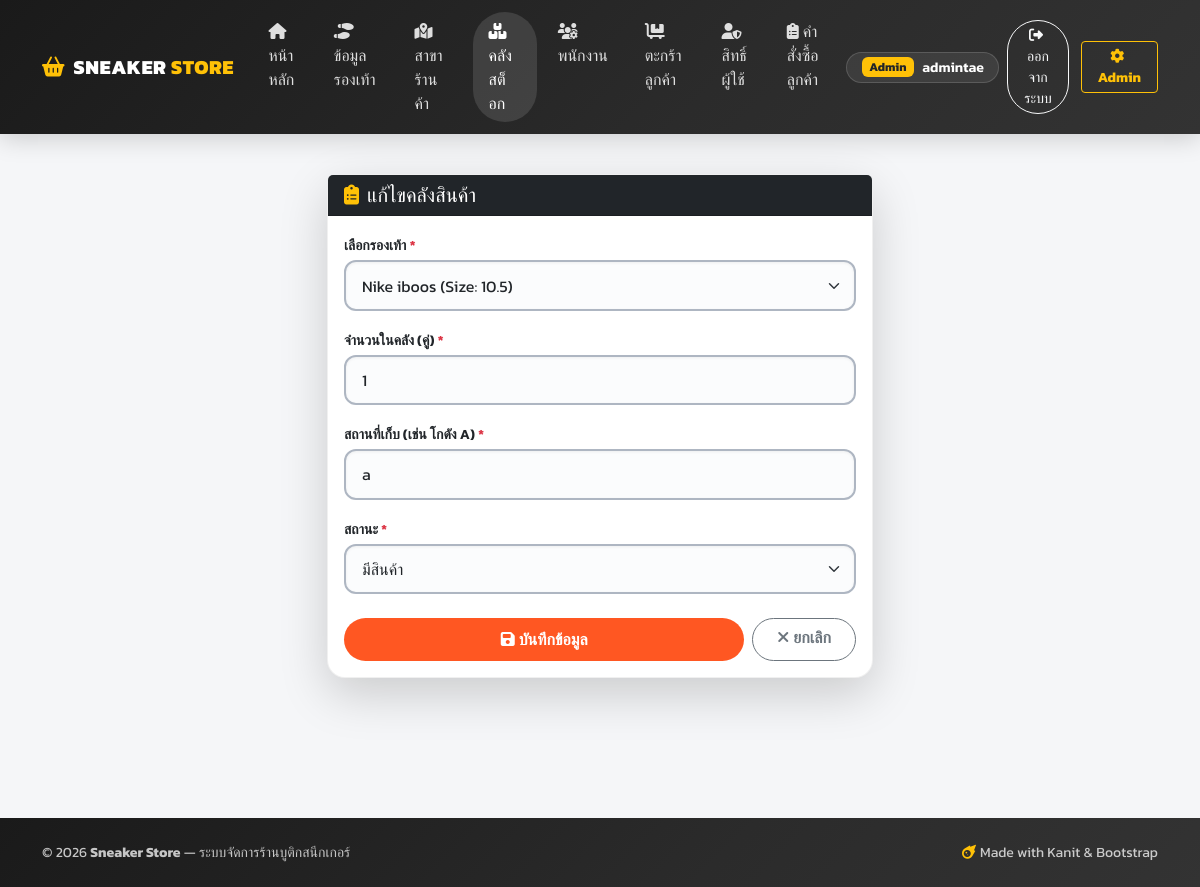
Screenshot of /stock/update/10/ (signed in) with the database file from the repository.
### sneaker_app/models.py (models this page shows, shortened)
class Stock(models.Model):
    STATUS_CHOICES = [
        ('In Stock', 'มีสินค้า'),
        ('Out of Stock', 'สินค้าหมด'),
        ('Pre-order', 'พรีออเดอร์'),
    ]
    sneaker = models.ForeignKey(Sneaker, on_delete=models.CASCADE, verbose_name='เลือกรองเท้า')
    quantity = models.IntegerField(default=0, verbose_name='จำนวนในคลัง (คู่)')
    location = models.CharField(max_length=100, verbose_name='สถานที่เก็บ (เช่น โกดัง A)')
    status = models.CharField(max_length=20, choices=STATUS_CHOICES, default='In Stock', verbose_name='สถานะ')
    last_updated = models.DateTimeField(auto_now=True, verbose_name='อัปเดตล่าสุด')

### sneaker_app/views.py (the view)
# urls.py: path('stock/update/<int:pk>/', views.stock_update, name='stock_update'),
@admin_required
def stock_update(request, pk):
    stock = get_object_or_404(Stock, pk=pk)
    if request.method == 'POST':
        form = StockForm(request.POST, instance=stock)
        if form.is_valid():
            form.save()
            return redirect('stock_list')
    else:
        form = StockForm(instance=stock)
    return render(request, 'sneaker_app/form_template.html', {'form': form, 'action': 'แก้ไขคลังสินค้า', 'cancel_url': 'stock_list'})

### sneaker_app/forms.py
class StockForm(forms.ModelForm):
    class Meta:
        model = Stock
        fields = ['sneaker', 'quantity', 'location', 'status']
        widgets = {
            'sneaker': forms.Select(attrs={'class': 'form-select'}),
            'quantity': forms.NumberInput(attrs={'class': 'form-control'}),
            'location': forms.TextInput(attrs={'class': 'form-control'}),
            'status': forms.Select(attrs={'class': 'form-select'}),
        }

### sneaker_app/context_processors.py (called while the page is built)
def user_profile(request):
    profile = None
    if request.user.is_authenticated:
        profile = getattr(request.user, 'profile', None)
    return {'user_profile': profile}

### sneaker_app/models.py (called while the page is built)
    def __str__(self):
        return f"{self.brand} {self.name} (Size: {self.size})"

### sneaker_app/views.py (called while the page is built)
def admin_required(view_func):
    @wraps(view_func)
    @login_required(login_url='/login/')
    def wrapper(request, *args, **kwargs):
        if not request.user.is_staff:
            messages.error(request, "คุณไม่มีสิทธิ์เข้าถึงหน้านี้ (ต้องเป็นแอดมินเท่านั้น)")
            return redirect('home')
        return view_func(request, *args, **kwargs)
    return wrapper

### sneaker_app/templates/sneaker_app/form_template.html (shortened to what this page needs)
{% extends 'sneaker_app/base.html' %}
{% block content %}
<div class="row justify-content-center py-3">
    <div class="col-md-8 col-lg-6">
        <div class="card card-app shadow-lg">
            <div class="card-header bg-dark text-white"><h5 class="mb-0"><i class="fa-solid fa-clipboard-list me-2 text-warning"></i>{{ action }}</h5></div>
            <div class="card-body">
                <form method="POST" enctype="multipart/form-data" class="form-app">
                    {% for field in form %}
                        <div class="mb-3">
                            <label class="form-label fw-semibold small mb-1">{{ field.label }}{% if field.field.required %} <span class="text-danger">*</span>{% endif %}</label>
                            {{ field }}
                        </div>
                    {% endfor %}
                    <div class="d-flex gap-2 mt-4">
                        <button type="submit" class="btn btn-accent px-4 flex-grow-1"><i class="fa-solid fa-floppy-disk me-1"></i>บันทึกข้อมูล</button>
                        <a href="{% url cancel_url %}" class="btn btn-outline-secondary btn-pill-modern px-4"><i class="fa-solid fa-xmark me-1"></i>ยกเลิก</a>
                    </div>
                </form>
            </div>
        </div>
    </div>
</div>
{% endblock %}

### sneaker_app/templates/sneaker_app/base.html (shortened to what this page needs)
<!DOCTYPE html>
<html lang="th">
<head>
    <link href="https://cdn.jsdelivr.net/npm/bootstrap@5.3.0/dist/css/bootstrap.min.css" rel="stylesheet">
    <link href="https://cdnjs.cloudflare.com/ajax/libs/font-awesome/6.4.0/css/all.min.css" rel="stylesheet">
</head>
<body>
    <nav class="navbar navbar-expand-lg navbar-dark navbar-sneaker mb-0">
        <div class="container">
            <a class="navbar-brand" href="{% url 'home' %}">
                <i class="fa-solid fa-basket-shopping me-1 text-warning"></i> SNEAKER<span class="text-warning"> STORE</span>
            </a>
            <div class="collapse navbar-collapse" id="navbarNav">
                <ul class="navbar-nav me-auto mb-2 mb-lg-0">
                    <li class="nav-item">
                        <a class="nav-link {% if request.path == '/' %}active{% endif %}" href="{% url 'home' %}"><i class="fa-solid fa-house me-1"></i>หน้าหลัก</a>
                    </li>
                    <li class="nav-item">
                        <a class="nav-link {% if '/sneakers/' in request.path %}active{% endif %}" href="{% url 'sneaker_list' %}"><i class="fa-solid fa-shoe-prints me-1"></i>ข้อมูลรองเท้า</a>
                    </li>
                    <li class="nav-item">
                        <a class="nav-link {% if '/stores/map/' in request.path %}active{% endif %}" href="{% url 'store_map' %}"><i class="fa-solid fa-map-location-dot me-1"></i>สาขาร้านค้า</a>
                    </li>
                    {% if user.is_staff %}
                    <li class="nav-item">
                        <a class="nav-link {% if '/stock/' in request.path %}active{% endif %}" href="{% url 'stock_list' %}"><i class="fa-solid fa-boxes-stacked me-1"></i>คลังสต็อก</a>
                    </li>
                    <li class="nav-item">
                        <a class="nav-link {% if '/employees/' in request.path %}active{% endif %}" href="{% url 'employee_list' %}"><i class="fa-solid fa-users-gear me-1"></i>พนักงาน</a>
                    </li>
                    <li class="nav-item">
                        <a class="nav-link {% if '/admin-carts/' in request.path %}active{% endif %}" href="{% url 'admin_carts' %}"><i class="fa-solid fa-cart-flatbed me-1"></i>ตะกร้าลูกค้า</a>
                    </li>
                    <li class="nav-item">
                        <a class="nav-link {% if '/admin-users/' in request.path %}active{% endif %}" href="{% url 'admin_users' %}"><i class="fa-solid fa-user-shield me-1"></i>สิทธิ์ผู้ใช้</a>
                    </li>
                    <li class="nav-item">
                        <a class="nav-link {% if '/admin-orders/' in request.path %}active{% endif %}" href="{% url 'admin_orders' %}"><i class="fa-solid fa-clipboard-list me-1"></i>คำสั่งซื้อลูกค้า</a>
                    </li>
                    {% endif %}
                </ul>
                <div class="d-flex align-items-center gap-2 mt-2 mt-lg-0">
                    {% if user.is_authenticated %}
                        <a href="{% url 'profile' %}" class="user-chip d-flex align-items-center gap-2 text-decoration-none" title="ไปที่โปรไฟล์">
                            {% if user.is_staff %}<span class="badge bg-warning text-dark">Admin</span>{% endif %}
                            <span class="text-white small fw-semibold">{{ user.username }}</span>
                        </a>
                        <a href="{% url 'logout' %}" class="btn btn-outline-light btn-sm rounded-pill px-3"><i class="fa-solid fa-right-from-bracket me-1"></i>ออกจากระบบ</a>
                    {% else %}
                        <a href="{% url 'login' %}" class="btn btn-outline-light btn-sm rounded-pill px-3"><i class="fa-solid fa-right-to-bracket me-1"></i>เข้าสู่ระบบ</a>
                        <a href="{% url 'register' %}" class="btn btn-warning btn-sm rounded-pill px-3 fw-semibold"><i class="fa-solid fa-user-plus me-1"></i>สมัครสมาชิก</a>
                    {% endif %}
                    {% if user.is_staff %}
                    <a class="btn btn-outline-warning btn-sm fw-bold px-3 ms-1" href="/admin/" target="_blank"><i class="fa-solid fa-gear me-1"></i>Admin</a>
                    {% endif %}
                </div>
            </div>
        </div>
    </nav>
    <div class="container main-wrap">
        {% block content %}{% endblock %}
    </div>
    <footer class="footer-sneaker py-4">
        <div class="container d-flex flex-wrap justify-content-between align-items-center gap-2">
            <span class="small">© 2026 <strong>Sneaker Store</strong> — ระบบจัดการร้านบูติกสนีกเกอร์</span>
            <span class="small"><i class="fa-solid fa-meteor me-1 text-warning"></i>Made with Kanit & Bootstrap</span>
        </div>
    </footer>
</body>
</html>

### sneaker_app/templates/sneaker_app/base.html (style rules this page uses)
:root { --brand-dark: #0f0f0f; --brand-accent: #ff5722; --brand-grad: linear-gradient(135deg, #1a1a1a 0%, #2b2b2b 60%, #333 100%); }
body { font-family: 'Kanit', sans-serif; background: #f5f6f8; color: #333; }
.navbar-sneaker { background: var(--brand-grad); box-shadow: 0 4px 24px rgba(0,0,0,0.18); padding: .75rem 0; }
.navbar-sneaker .navbar-brand { font-weight: 800; letter-spacing: .5px; font-size: 1.25rem; }
.navbar-sneaker .nav-link { color: rgba(255,255,255,.85) !important; font-weight: 500; border-radius: 50px; padding: .45rem 1rem !important; margin: 0 .15rem; transition: all .2s ease; }
.navbar-sneaker .nav-link:hover, .navbar-sneaker .nav-link.active { background: rgba(255,255,255,.12); color: #fff !important; }
.user-chip { background: rgba(255,255,255,.08); border: 1px solid rgba(255,255,255,.15); border-radius: 50px; padding: .25rem .9rem; }
.btn-accent { background: var(--brand-accent); color: #fff; font-weight: 600; border: none; border-radius: 50px; padding: .6rem 1.5rem; transition: all .2s ease; }
.card-app { border: 1px solid rgba(0,0,0,.06); border-radius: 18px; background: #fff; box-shadow: 0 2px 12px rgba(0,0,0,.05); }
.btn-pill-modern { border-radius: 50px; font-weight: 600; }
.form-app .form-control, .form-app .form-select { border-radius: 12px; padding: .7rem 1rem; font-size: 1rem; border: 2px solid #aeb6c2; background-color: #fbfcfd; box-shadow: inset 0 1px 3px rgba(0,0,0,.06); transition: border-color .2s, box-shadow .2s, background-color .2s; }
.form-app .form-control::placeholder { color: #8893a3; opacity: 1; }
.footer-sneaker { background: var(--brand-grad); color: rgba(255,255,255,.75); margin-top: 4rem; }
.main-wrap { min-height: calc(100vh - 180px); padding-top: 1.5rem; }

### rows the page displays
Stock: form "Nike iboos (Size: 10.5)" "1" "a" "มีสินค้า"

### other values shown
{{ user.username }} "admintae"
{{ action }} "แก้ไขคลังสินค้า"
{{ field.label }} "เลือกรองเท้า" "จำนวนในคลัง (คู่)" "สถานที่เก็บ (เช่น โกดัง A)" "สถานะ"
